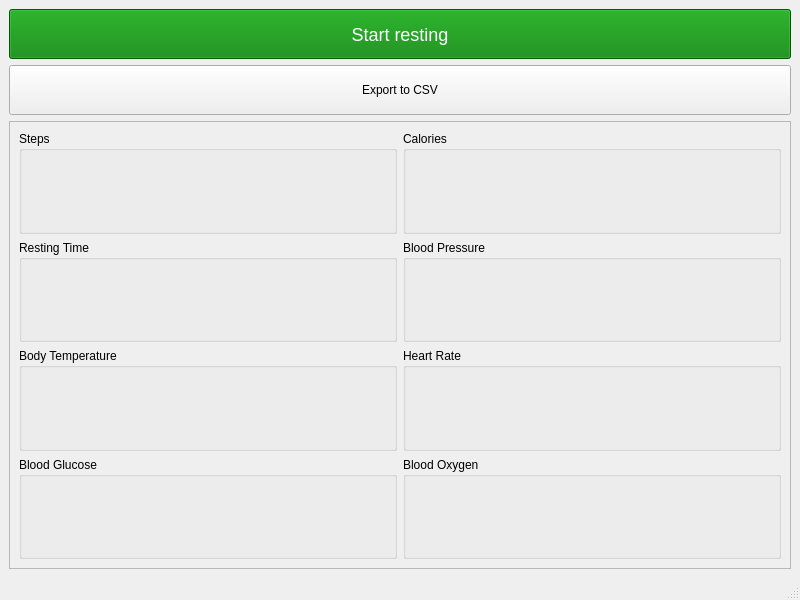
<?xml version="1.0" encoding="UTF-8"?>
<ui version="4.0">
 <class>MainWindow</class>
 <widget class="QMainWindow" name="MainWindow">
  <property name="geometry">
   <rect>
    <x>0</x>
    <y>0</y>
    <width>800</width>
    <height>600</height>
   </rect>
  </property>
  <property name="windowTitle">
   <string>MainWindow</string>
  </property>
  <widget class="QWidget" name="centralwidget">
   <layout class="QVBoxLayout" name="verticalLayout">
    <item>
     <widget class="QPushButton" name="startWalkButton">
      <property name="minimumSize">
       <size>
        <width>0</width>
        <height>50</height>
       </size>
      </property>
      <property name="styleSheet">
       <string notr="true">background-color: green; color: white; font-size: 18px;</string>
      </property>
      <property name="text">
       <string>Start resting</string>
      </property>
     </widget>
    </item>
    <item>
     <widget class="QPushButton" name="exportCsvButton">
      <property name="minimumSize">
       <size>
        <width>0</width>
        <height>50</height>
       </size>
      </property>
      <property name="text">
       <string>Export to CSV</string>
      </property>
     </widget>
    </item>
    <item>
     <widget class="QScrollArea" name="scrollArea">
      <property name="widgetResizable">
       <bool>true</bool>
      </property>
      <widget class="QWidget" name="scrollAreaWidgetContents">
       <property name="geometry">
        <rect>
         <x>0</x>
         <y>0</y>
         <width>774</width>
         <height>471</height>
        </rect>
       </property>
       <layout class="QGridLayout" name="gridLayout">
        <item row="0" column="0">
         <widget class="QGroupBox" name="groupBoxSteps">
          <property name="title">
           <string>Steps</string>
          </property>
          <layout class="QVBoxLayout" name="verticalLayoutSteps">
           <item>
            <widget class="QChartView" name="chartViewSteps" native="true"/>
           </item>
           <item>
            <layout class="QHBoxLayout" name="horizontalLayoutSteps">
             <item>
              <widget class="QLabel" name="labelSteps"/>
             </item>
             <item>
              <spacer name="horizontalSpacerStepsRight">
               <property name="orientation">
                <enum>Qt::Horizontal</enum>
               </property>
               <property name="sizeHint" stdset="0">
                <size>
                 <width>0</width>
                 <height>0</height>
                </size>
               </property>
              </spacer>
             </item>
             <item>
              <widget class="QLabel" name="labelAverageSteps"/>
             </item>
            </layout>
           </item>
          </layout>
         </widget>
        </item>
        <item row="0" column="1">
         <widget class="QGroupBox" name="groupBoxCalories">
          <property name="title">
           <string>Calories</string>
          </property>
          <layout class="QVBoxLayout" name="verticalLayoutCalories">
           <item>
            <widget class="QChartView" name="chartViewCalories" native="true"/>
           </item>
           <item>
            <layout class="QHBoxLayout" name="horizontalLayoutCalories">
             <item>
              <widget class="QLabel" name="labelCalories"/>
             </item>
             <item>
              <spacer name="horizontalSpacerCaloriesRight">
               <property name="orientation">
                <enum>Qt::Horizontal</enum>
               </property>
               <property name="sizeHint" stdset="0">
                <size>
                 <width>0</width>
                 <height>0</height>
                </size>
               </property>
              </spacer>
             </item>
             <item>
              <widget class="QLabel" name="labelAverageCalories"/>
             </item>
            </layout>
           </item>
          </layout>
         </widget>
        </item>
        <item row="1" column="0">
         <widget class="QGroupBox" name="groupBoxRestingTime">
          <property name="title">
           <string>Resting Time</string>
          </property>
          <layout class="QVBoxLayout" name="verticalLayoutRestingTime">
           <item>
            <widget class="QChartView" name="chartViewRestingTime" native="true"/>
           </item>
           <item>
            <layout class="QHBoxLayout" name="horizontalLayoutRestingTime">
             <item>
              <widget class="QLabel" name="labelRestingTime"/>
             </item>
             <item>
              <spacer name="horizontalSpacerRestingTimeMiddle">
               <property name="orientation">
                <enum>Qt::Horizontal</enum>
               </property>
               <property name="sizeHint" stdset="0">
                <size>
                 <width>0</width>
                 <height>0</height>
                </size>
               </property>
              </spacer>
             </item>
             <item>
              <widget class="QLabel" name="labelTotalRestingTime"/>
             </item>
             <item>
              <spacer name="horizontalSpacerRestingTimeRight">
               <property name="orientation">
                <enum>Qt::Horizontal</enum>
               </property>
               <property name="sizeHint" stdset="0">
                <size>
                 <width>0</width>
                 <height>0</height>
                </size>
               </property>
              </spacer>
             </item>
             <item>
              <widget class="QLabel" name="labelAverageRestingTime"/>
             </item>
            </layout>
           </item>
          </layout>
         </widget>
        </item>
        <item row="1" column="1">
         <widget class="QGroupBox" name="groupBoxBloodPressure">
          <property name="title">
           <string>Blood Pressure</string>
          </property>
          <layout class="QVBoxLayout" name="verticalLayoutBloodPressure">
           <item>
            <widget class="QChartView" name="chartViewBloodPressure" native="true"/>
           </item>
           <item>
            <layout class="QHBoxLayout" name="horizontalLayoutBloodPressure">
             <item>
              <widget class="QLabel" name="labelBloodPressure"/>
             </item>
             <item>
              <spacer name="horizontalSpacerBloodPressureRight">
               <property name="orientation">
                <enum>Qt::Horizontal</enum>
               </property>
               <property name="sizeHint" stdset="0">
                <size>
                 <width>0</width>
                 <height>0</height>
                </size>
               </property>
              </spacer>
             </item>
             <item>
              <widget class="QLabel" name="labelAverageBloodPressure"/>
             </item>
            </layout>
           </item>
          </layout>
         </widget>
        </item>
        <item row="2" column="0">
         <widget class="QGroupBox" name="groupBoxTemperature">
          <property name="title">
           <string>Body Temperature</string>
          </property>
          <layout class="QVBoxLayout" name="verticalLayoutTemperature">
           <item>
            <widget class="QChartView" name="chartViewTemperature" native="true"/>
           </item>
           <item>
            <layout class="QHBoxLayout" name="horizontalLayoutTemperature">
             <item>
              <widget class="QLabel" name="labelTemperature"/>
             </item>
             <item>
              <spacer name="horizontalSpacerTemperatureRight">
               <property name="orientation">
                <enum>Qt::Horizontal</enum>
               </property>
               <property name="sizeHint" stdset="0">
                <size>
                 <width>0</width>
                 <height>0</height>
                </size>
               </property>
              </spacer>
             </item>
             <item>
              <widget class="QLabel" name="labelAverageTemperature"/>
             </item>
            </layout>
           </item>
          </layout>
         </widget>
        </item>
        <item row="2" column="1">
         <widget class="QGroupBox" name="groupBoxHeartRate">
          <property name="title">
           <string>Heart Rate</string>
          </property>
          <layout class="QVBoxLayout" name="verticalLayoutHeartRate">
           <item>
            <widget class="QChartView" name="chartViewHeartRate" native="true"/>
           </item>
           <item>
            <layout class="QHBoxLayout" name="horizontalLayoutHeartRate">
             <item>
              <widget class="QLabel" name="labelHeartRate"/>
             </item>
             <item>
              <spacer name="horizontalSpacerHeartRateRight">
               <property name="orientation">
                <enum>Qt::Horizontal</enum>
               </property>
               <property name="sizeHint" stdset="0">
                <size>
                 <width>0</width>
                 <height>0</height>
                </size>
               </property>
              </spacer>
             </item>
             <item>
              <widget class="QLabel" name="labelAverageHeartRate"/>
             </item>
            </layout>
           </item>
          </layout>
         </widget>
        </item>
        <item row="3" column="0">
         <widget class="QGroupBox" name="groupBoxBloodGlucose">
          <property name="title">
           <string>Blood Glucose</string>
          </property>
          <layout class="QVBoxLayout" name="verticalLayoutBloodGlucose">
           <item>
            <widget class="QChartView" name="chartViewBloodGlucose" native="true"/>
           </item>
           <item>
            <layout class="QHBoxLayout" name="horizontalLayoutBloodGlucose">
             <item>
              <widget class="QLabel" name="labelBloodGlucose"/>
             </item>
             <item>
              <spacer name="horizontalSpacerBloodGlucoseRight">
               <property name="orientation">
                <enum>Qt::Horizontal</enum>
               </property>
               <property name="sizeHint" stdset="0">
                <size>
                 <width>0</width>
                 <height>0</height>
                </size>
               </property>
              </spacer>
             </item>
             <item>
              <widget class="QLabel" name="labelAverageBloodGlucose"/>
             </item>
            </layout>
           </item>
          </layout>
         </widget>
        </item>
        <item row="3" column="1">
         <widget class="QGroupBox" name="groupBoxBloodOxygen">
          <property name="title">
           <string>Blood Oxygen</string>
          </property>
          <layout class="QVBoxLayout" name="verticalLayoutBloodOxygen">
           <item>
            <widget class="QChartView" name="chartViewBloodOxygen" native="true"/>
           </item>
           <item>
            <layout class="QHBoxLayout" name="horizontalLayoutBloodOxygen">
             <item>
              <widget class="QLabel" name="labelBloodOxygen"/>
             </item>
             <item>
              <spacer name="horizontalSpacerBloodOxygenRight">
               <property name="orientation">
                <enum>Qt::Horizontal</enum>
               </property>
               <property name="sizeHint" stdset="0">
                <size>
                 <width>0</width>
                 <height>0</height>
                </size>
               </property>
              </spacer>
             </item>
             <item>
              <widget class="QLabel" name="labelAverageBloodOxygen"/>
             </item>
            </layout>
           </item>
          </layout>
         </widget>
        </item>
       </layout>
      </widget>
     </widget>
    </item>
   </layout>
  </widget>
  <widget class="QMenuBar" name="menubar">
   <property name="geometry">
    <rect>
     <x>0</x>
     <y>0</y>
     <width>800</width>
     <height>24</height>
    </rect>
   </property>
  </widget>
  <widget class="QStatusBar" name="statusbar"/>
 </widget>
 <customwidgets>
  <customwidget>
   <class>QChartView</class>
   <extends>QWidget</extends>
   <header>qchartview.h</header>
  </customwidget>
 </customwidgets>
 <resources/>
 <connections/>
</ui>
